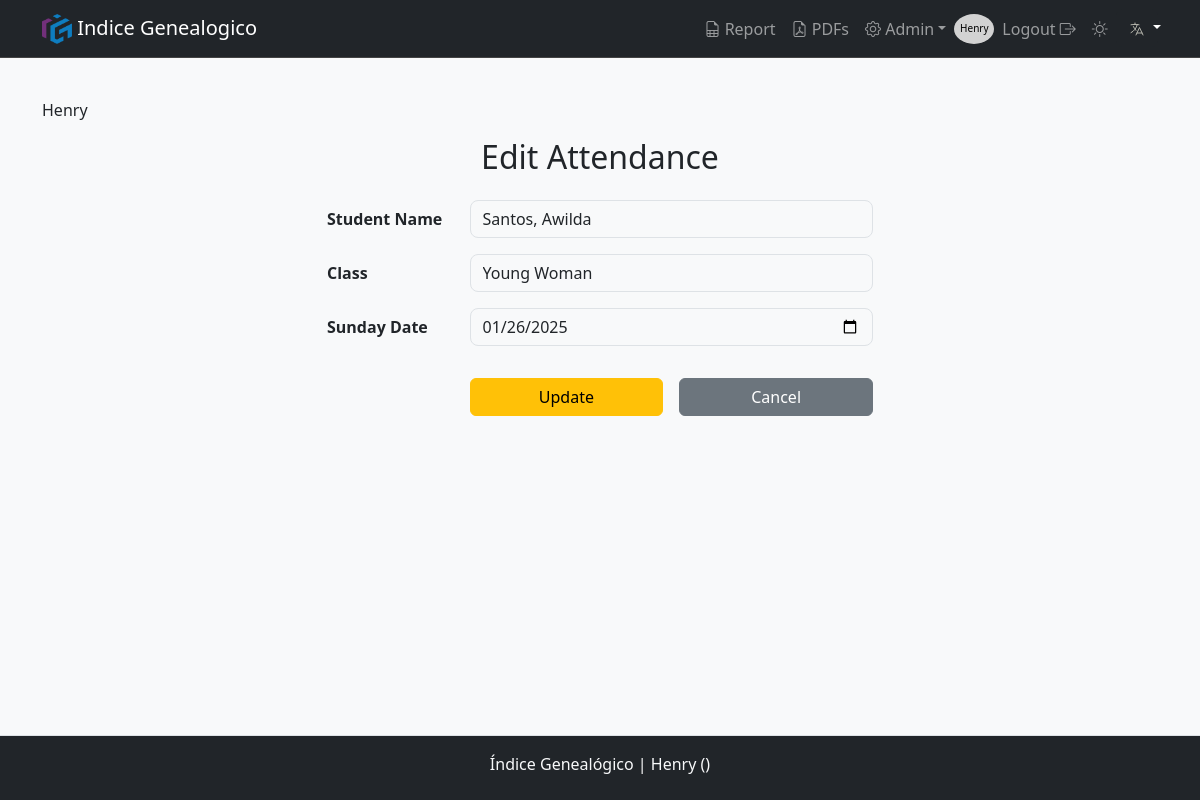
/attendance/edit/229 (signed in), run on an earlier commit of the app's database.
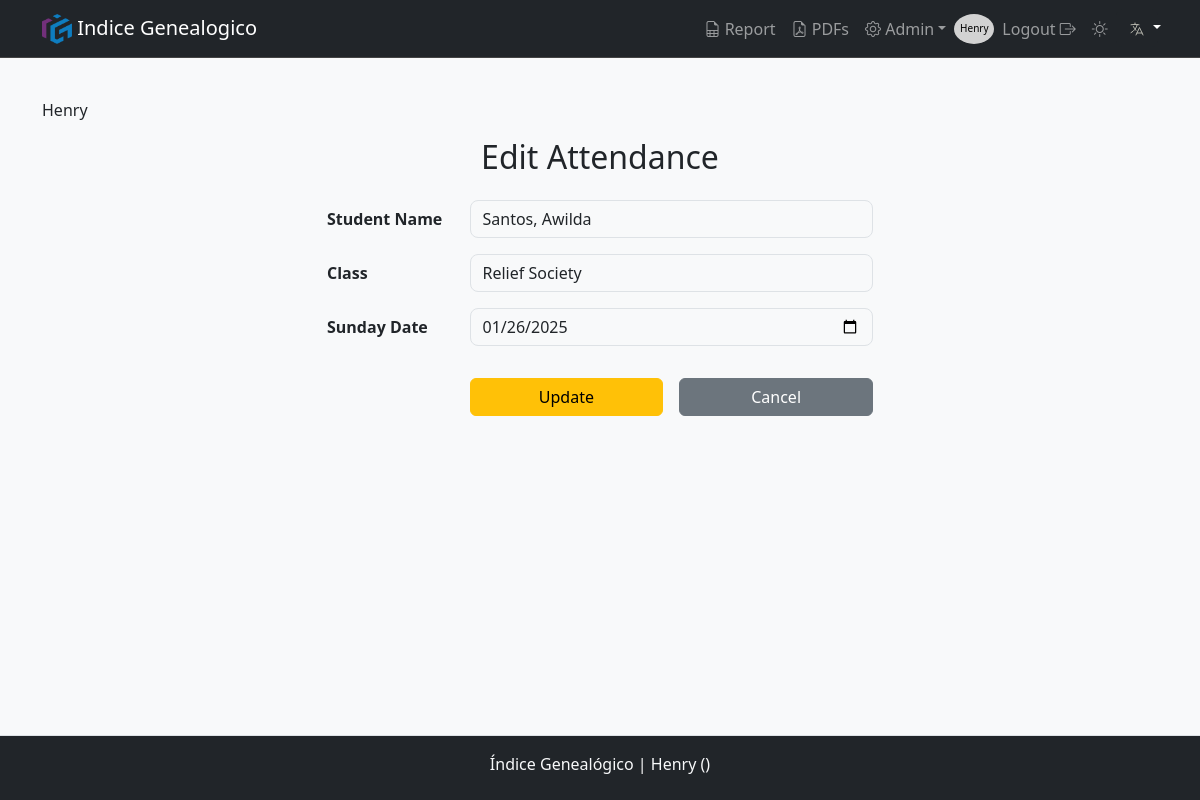
And on a later commit of the database.
### models.py (models this page shows, shortened)
class Attendance(db.Model):
    __tablename__ = 'attendance'
    id                  = db.Column(db.Integer, primary_key=True)
    student_name        = db.Column(db.String(50), nullable=False)
    class_id            = db.Column(db.Integer, db.ForeignKey('classes.id'), nullable=False)
    class_code          = db.Column(db.String(5), nullable=True)
    sunday_date         = db.Column(db.Date, nullable=False)
    sunday_code         = db.Column(db.String(10), nullable=True)
    submit_date         = db.Column(db.DateTime, default=lambda: datetime.now(Config.MOUNTAIN_TZ), nullable=False)
    meeting_center_id   = db.Column(db.Integer, db.ForeignKey('meeting_center.id'), nullable=False)
    fix_name            = db.Column(db.Boolean, default=False) # Nuevo campo para definir si student_name necesita cambiar
    __table_args__ = (db.UniqueConstraint('student_name', 'sunday_date', 'meeting_center_id', 'class_id', name='unique_attendance'),)

### routes.py (the view, shortened to what this page needs)
@bp.route('/attendance/edit/<int:id>', methods=['GET', 'POST'])
@role_required('Admin', 'Super', 'Owner')
def update_attendance(id):
    attendance = Attendance.query.get_or_404(id)
    form = AttendanceEditForm(obj=attendance)
    meeting_center_id = get_meeting_center_id()
    form.class_id.choices = [(c.id, c.translated_name) for c in Classes.query.filter_by(meeting_center_id=meeting_center_id).all()]
    return render_template('form.html', form=form, title=_('Edit Attendance'), submit_button_text=_('Update'), clas='warning')

### forms.py
class AttendanceEditForm(FlaskForm):
    student_name        = StringField(_l('Student Name'), validators=[Length(max=100)])
    class_id            = SelectField(_l('Class'), choices=[], coerce=int)
    sunday_date         = DateField(_l('Sunday Date'), format='%Y-%m-%d', validators=[DataRequired()])

### app.py (called while the page is built)
def get_locale():
    lang = request.args.get('lang')
    if lang and lang in Config.LANGUAGES:
        session['lang'] = lang  # Guarda el idioma en la sesión
        return lang
    if 'lang' in session and session['lang'] in Config.LANGUAGES:
        return session['lang']
    return request.accept_languages.best_match(Config.LANGUAGES)

def create_app():
    app = Flask(__name__)
    app.config.from_object(Config)
    db.init_app(app)
    Migrate(app, db)
    babel = Babel(app, locale_selector=get_locale)
    app.register_blueprint(routes_blueprint)
    @app.context_processor
    def inject_utilities():
        return {
            'get_locale': get_locale,
            'format_datetime': format_datetime,  # Asegura que esté disponible en las plantillas
        }
    return app

### templates/form.html (shortened to what this page needs)
{% extends "layout.html" %}
{% import "_form_macros.html" as macros %}
{% block content %}
<div class="container" style="overflow-y: auto; max-height: calc(100vh - 200px);">
    <h2 class="mb-4 text-center">{{ title }}</h2>
    <div class="row justify-content-center">
        <div class="col-lg-6">
            <form method="post" novalidate>
                {% for field in form %}
                    {{ macros.render_field(field) }}
                {% endfor %}
                <div class="row mb-3">
                    <div class="col-md-9 offset-md-3 d-flex justify-content-end gap-3">
                        <button type="submit" class="btn btn-{{ clas }} w-50">{{ submit_button_text }}</button>
                        <button type="button" class="btn btn-secondary w-50" onclick="window.location.href='{{ request.referrer or url_for(routes.index) }}'">
                            {{ _('Cancel') }}
                        </button>
                    </div>
                </div>
            </form>
        </div>
    </div>
</div>
{% endblock %}

### templates/_form_macros.html (shortened to what this page needs)
{% macro render_field(field, label_class="col-md-3 col-form-label custom-label", input_class="form-control custom-input", group_class="row mb-3") %}
{% if field.type == "BooleanField" %}
<div class="{{ group_class }}">
    <label for="{{ field.id }}" class="{{ label_class }}">{{ field.label }}</label>
    <div class="col-sm-9">
        {{ field(class="form-check-input", id=field.id, style="transform: scale(2); margin-left: 8px;") }}
        {% if field.errors %}
            <div class="text-danger small mt-1">
                {% for error in field.errors %}
                    <div>{{ error }}</div>
                {% endfor %}
            </div>
        {% endif %}
    </div>
</div>
{% else %}
<div class="{{ group_class }}">
    <label for="{{ field.id }}" class="{{ label_class }}">{{ field.label }}</label>
    <div class="col-sm-9">
        {{ field(class=input_class, id=field.id) }}
    </div>
</div>
{% endif %}
{% endmacro %}

What changed in the data, as far as the page shows it:
changed Attendance "Santos, Awilda": class_id "Young Woman" → "Relief Society"
